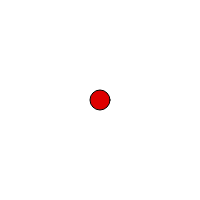
Frame 1 (no input)
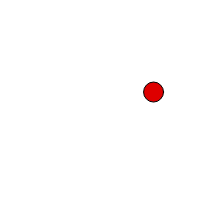
Frame 60 (no input)
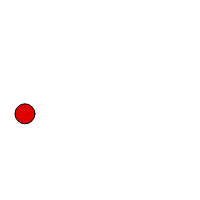
Frame 120 (the mouse pressed at the canvas centre since frame 60)

The p5.js sketch that drew these frames (run headless with seeded random() and noise() and a simulated clock; from frame 60 on, the mouse is pressed at the canvas centre):

// p5.js sketch
// ── sketch.js
var x, y, xSpeed, ySpeed;

function setup() {
  createCanvas(200, 200);
  x = width / 2;
  y = height / 2;
  xSpeed = random(-5, 5);
  ySpeed = random(-5, 5);
}

function draw() {
  background(255);
  noFill();
 // rect(0,0,width-1,height-1);
  
fill(222,0,0);
  ellipse(x, y, 20);
  
  x += xSpeed;
  y += ySpeed;
  
  if( x > width-10)
    xSpeed = -xSpeed;
  if( x < 10)
    xSpeed = -xSpeed;
  
  if( y > height-10)
    ySpeed = -ySpeed;
  if( y < 10)
    ySpeed = -ySpeed;
  
  x = constrain(x, 10,width-10);
  y = constrain(y, 10,height-10);

}
